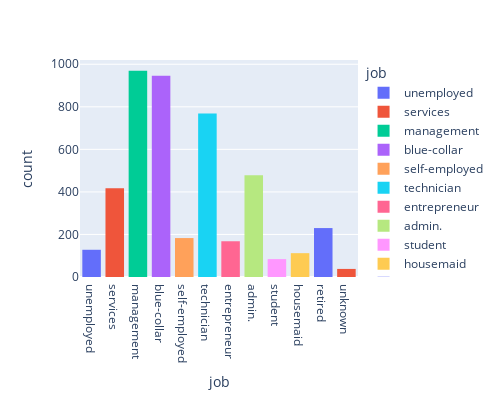

This figure's notebook cell:
### Markdown cell above
Retired , managament , technicians sector have the people having highest balance. There are outliers in retired and entrepreneur sector for balance

### Code cell
fig = px.histogram(data, x = "job" , width = 500 , height = 400 , color = "job")

fig.show()

### Figure 1 — Plotly figure (JSON) as saved in the notebook; plotly's stock layout.template omitted (floating-point values rounded to 4 significant figures; data arrays with more than 128 entries replaced by an {"elided": "..."} marker saying what was removed)
{"data": [{"alignmentgroup": "True", "bingroup": "x", "hovertemplate": "job=%{x}<br>count=%{y}<extra></extra>", "legendgroup": "unemployed", "marker": {"color": "#636efa", "pattern": {"shape": ""}}, "name": "unemployed", "offsetgroup": "unemployed", "orientation": "v", "showlegend": true, "type": "histogram", "x": ["unemployed", "unemployed", "unemployed", "unemployed", "unemployed", "unemployed", "unemployed", "unemployed", "unemployed", "unemployed", "unemployed", "unemployed", "unemployed", "unemployed", "unemployed", "unemployed", "unemployed", "unemployed", "unemployed", "unemployed", "unemployed", "unemployed", "unemployed", "unemployed", "unemployed", "unemployed", "unemployed", "unemployed", "unemployed", "unemployed", "unemployed", "unemployed", "unemployed", "unemployed", "unemployed", "unemployed", "unemployed", "unemployed", "unemployed", "unemployed", "unemployed", "unemployed", "unemployed", "unemployed", "unemployed", "unemployed", "unemployed", "unemployed", "unemployed", "unemployed", "unemployed", "unemployed", "unemployed", "unemployed", "unemployed", "unemployed", "unemployed", "unemployed", "unemployed", "unemployed", "unemployed", "unemployed", "unemployed", "unemployed", "unemployed", "unemployed", "unemployed", "unemployed", "unemployed", "unemployed", "unemployed", "unemployed", "unemployed", "unemployed", "unemployed", "unemployed", "unemployed", "unemployed", "unemployed", "unemployed", "unemployed", "unemployed", "unemployed", "unemployed", "unemployed", "unemployed", "unemployed", "unemployed", "unemployed", "unemployed", "unemployed", "unemployed", "unemployed", "unemployed", "unemployed", "unemployed", "unemployed", "unemployed", "unemployed", "unemployed", "unemployed", "unemployed", "unemployed", "unemployed", "unemployed", "unemployed", "unemployed", "unemployed", "unemployed", "unemployed", "unemployed", "unemployed", "unemployed", "unemployed", "unemployed", "unemployed", "unemployed", "unemployed", "unemployed", "unemployed", "unemployed", "unemployed", "unemployed", "unemployed", "unemployed", "unemployed", "unemployed", "unemployed"], "xaxis": "x", "yaxis": "y"}, {"alignmentgroup": "True", "bingroup": "x", "hovertemplate": "job=%{x}<br>count=%{y}<extra></extra>", "legendgroup": "services", "marker": {"color": "#EF553B", "pattern": {"shape": ""}}, "name": "services", "offsetgroup": "services", "orientation": "v", "showlegend": true, "type": "histogram", "x": {"elided": "417 str values"}, "xaxis": "x", "yaxis": "y"}, {"alignmentgroup": "True", "bingroup": "x", "hovertemplate": "job=%{x}<br>count=%{y}<extra></extra>", "legendgroup": "management", "marker": {"color": "#00cc96", "pattern": {"shape": ""}}, "name": "management", "offsetgroup": "management", "orientation": "v", "showlegend": true, "type": "histogram", "x": {"elided": "969 str values"}, "xaxis": "x", "yaxis": "y"}, {"alignmentgroup": "True", "bingroup": "x", "hovertemplate": "job=%{x}<br>count=%{y}<extra></extra>", "legendgroup": "blue-collar", "marker": {"color": "#ab63fa", "pattern": {"shape": ""}}, "name": "blue-collar", "offsetgroup": "blue-collar", "orientation": "v", "showlegend": true, "type": "histogram", "x": {"elided": "946 str values"}, "xaxis": "x", "yaxis": "y"}, {"alignmentgroup": "True", "bingroup": "x", "hovertemplate": "job=%{x}<br>count=%{y}<extra></extra>", "legendgroup": "self-employed", "marker": {"color": "#FFA15A", "pattern": {"shape": ""}}, "name": "self-employed", "offsetgroup": "self-employed", "orientation": "v", "showlegend": true, "type": "histogram", "x": {"elided": "183 str values"}, "xaxis": "x", "yaxis": "y"}, {"alignmentgroup": "True", "bingroup": "x", "hovertemplate": "job=%{x}<br>count=%{y}<extra></extra>", "legendgroup": "technician", "marker": {"color": "#19d3f3", "pattern": {"shape": ""}}, "name": "technician", "offsetgroup": "technician", "orientation": "v", "showlegend": true, "type": "histogram", "x": {"elided": "768 str values"}, "xaxis": "x", "yaxis": "y"}, {"alignmentgroup": "True", "bingroup": "x", "hovertemplate": "job=%{x}<br>count=%{y}<extra></extra>", "legendgroup": "entrepreneur", "marker": {"color": "#FF6692", "pattern": {"shape": ""}}, "name": "entrepreneur", "offsetgroup": "entrepreneur", "orientation": "v", "showlegend": true, "type": "histogram", "x": {"elided": "168 str values"}, "xaxis": "x", "yaxis": "y"}, {"alignmentgroup": "True", "bingroup": "x", "hovertemplate": "job=%{x}<br>count=%{y}<extra></extra>", "legendgroup": "admin.", "marker": {"color": "#B6E880", "pattern": {"shape": ""}}, "name": "admin.", "offsetgroup": "admin.", "orientation": "v", "showlegend": true, "type": "histogram", "x": {"elided": "478 str values"}, "xaxis": "x", "yaxis": "y"}, {"alignmentgroup": "True", "bingroup": "x", "hovertemplate": "job=%{x}<br>count=%{y}<extra></extra>", "legendgroup": "student", "marker": {"color": "#FF97FF", "pattern": {"shape": ""}}, "name": "student", "offsetgroup": "student", "orientation": "v", "showlegend": true, "type": "histogram", "x": ["student", "student", "student", "student", "student", "student", "student", "student", "student", "student", "student", "student", "student", "student", "student", "student", "student", "student", "student", "student", "student", "student", "student", "student", "student", "student", "student", "student", "student", "student", "student", "student", "student", "student", "student", "student", "student", "student", "student", "student", "student", "student", "student", "student", "student", "student", "student", "student", "student", "student", "student", "student", "student", "student", "student", "student", "student", "student", "student", "student", "student", "student", "student", "student", "student", "student", "student", "student", "student", "student", "student", "student", "student", "student", "student", "student", "student", "student", "student", "student", "student", "student", "student", "student"], "xaxis": "x", "yaxis": "y"}, {"alignmentgroup": "True", "bingroup": "x", "hovertemplate": "job=%{x}<br>count=%{y}<extra></extra>", "legendgroup": "housemaid", "marker": {"color": "#FECB52", "pattern": {"shape": ""}}, "name": "housemaid", "offsetgroup": "housemaid", "orientation": "v", "showlegend": true, "type": "histogram", "x": ["housemaid", "housemaid", "housemaid", "housemaid", "housemaid", "housemaid", "housemaid", "housemaid", "housemaid", "housemaid", "housemaid", "housemaid", "housemaid", "housemaid", "housemaid", "housemaid", "housemaid", "housemaid", "housemaid", "housemaid", "housemaid", "housemaid", "housemaid", "housemaid", "housemaid", "housemaid", "housemaid", "housemaid", "housemaid", "housemaid", "housemaid", "housemaid", "housemaid", "housemaid", "housemaid", "housemaid", "housemaid", "housemaid", "housemaid", "housemaid", "housemaid", "housemaid", "housemaid", "housemaid", "housemaid", "housemaid", "housemaid", "housemaid", "housemaid", "housemaid", "housemaid", "housemaid", "housemaid", "housemaid", "housemaid", "housemaid", "housemaid", "housemaid", "housemaid", "housemaid", "housemaid", "housemaid", "housemaid", "housemaid", "housemaid", "housemaid", "housemaid", "housemaid", "housemaid", "housemaid", "housemaid", "housemaid", "housemaid", "housemaid", "housemaid", "housemaid", "housemaid", "housemaid", "housemaid", "housemaid", "housemaid", "housemaid", "housemaid", "housemaid", "housemaid", "housemaid", "housemaid", "housemaid", "housemaid", "housemaid", "housemaid", "housemaid", "housemaid", "housemaid", "housemaid", "housemaid", "housemaid", "housemaid", "housemaid", "housemaid", "housemaid", "housemaid", "housemaid", "housemaid", "housemaid", "housemaid", "housemaid", "housemaid", "housemaid", "housemaid", "housemaid", "housemaid"], "xaxis": "x", "yaxis": "y"}, {"alignmentgroup": "True", "bingroup": "x", "hovertemplate": "job=%{x}<br>count=%{y}<extra></extra>", "legendgroup": "retired", "marker": {"color": "#636efa", "pattern": {"shape": ""}}, "name": "retired", "offsetgroup": "retired", "orientation": "v", "showlegend": true, "type": "histogram", "x": {"elided": "230 str values"}, "xaxis": "x", "yaxis": "y"}, {"alignmentgroup": "True", "bingroup": "x", "hovertemplate": "job=%{x}<br>count=%{y}<extra></extra>", "legendgroup": "unknown", "marker": {"color": "#EF553B", "pattern": {"shape": ""}}, "name": "unknown", "offsetgroup": "unknown", "orientation": "v", "showlegend": true, "type": "histogram", "x": ["unknown", "unknown", "unknown", "unknown", "unknown", "unknown", "unknown", "unknown", "unknown", "unknown", "unknown", "unknown", "unknown", "unknown", "unknown", "unknown", "unknown", "unknown", "unknown", "unknown", "unknown", "unknown", "unknown", "unknown", "unknown", "unknown", "unknown", "unknown", "unknown", "unknown", "unknown", "unknown", "unknown", "unknown", "unknown", "unknown", "unknown", "unknown"], "xaxis": "x", "yaxis": "y"}], "layout": {"barmode": "relative", "height": 400, "legend": {"title": {"text": "job"}, "tracegroupgap": 0}, "margin": {"t": 60}, "width": 500, "xaxis": {"anchor": "y", "categoryarray": ["unemployed", "services", "management", "blue-collar", "self-employed", "technician", "entrepreneur", "admin.", "student", "housemaid", "retired", "unknown"], "categoryorder": "array", "domain": [0, 1], "title": {"text": "job"}}, "yaxis": {"anchor": "x", "domain": [0, 1], "title": {"text": "count"}}}}
